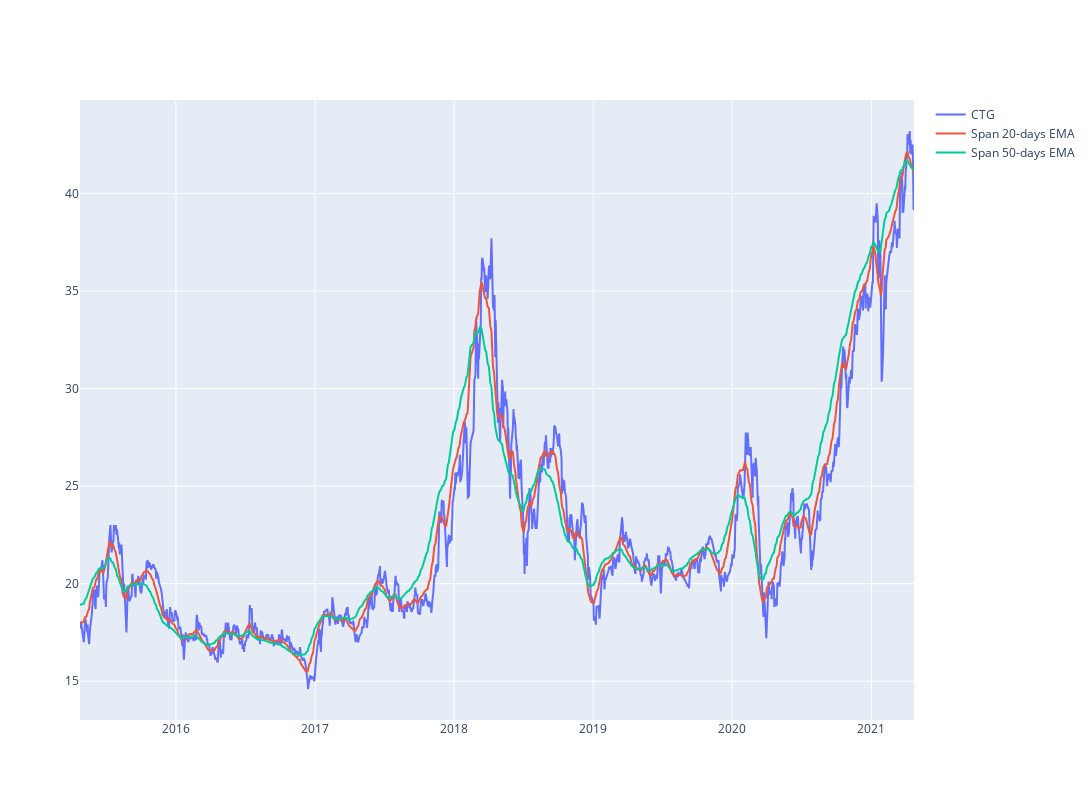

The cell this chart's notebook holds for it:
### Code cell
#plot linechart for stock price
short_rolling = df['<Close>'].rolling(window=20).mean()

ema_long = df['<Close>'].ewm(span=50, adjust=False).mean()
ema_short = df['<Close>'].ewm(span=20, adjust=False).mean()
line_price = df['<Close>']
fig = go.Figure()
#px.line(df_hpg, x='datetime', y='<Close>', labels={'x':'Date', 'y':'Price'})
fig.update_layout(  autosize=False,   width=1200,    height=800)
fig.add_trace(go.Scatter(x=df.datetime, y=line_price, 
                        mode='lines', name='CTG '))

fig.add_trace(go.Scatter(x=df.datetime, y=ema_short, 
                        mode='lines', name='Span 20-days EMA'))

fig.add_trace(go.Scatter(x=df.datetime, y=ema_long, 
                        mode='lines', name='Span 50-days EMA'))

### Figure 1 — Plotly figure (JSON) as saved in the notebook; plotly's stock layout.template omitted (floating-point values rounded to 4 significant figures; data arrays with more than 128 entries replaced by an {"elided": "..."} marker saying what was removed)
{"data": [{"mode": "lines", "name": "CTG ", "type": "scatter", "x": {"elided": "1500 str values"}, "y": {"elided": "1500 float values"}}, {"mode": "lines", "name": "Span 20-days EMA", "type": "scatter", "x": {"elided": "1500 str values"}, "y": {"elided": "1500 float values"}}, {"mode": "lines", "name": "Span 50-days EMA", "type": "scatter", "x": {"elided": "1500 str values"}, "y": {"elided": "1500 float values"}}], "layout": {"autosize": false, "height": 800, "width": 1200}}
